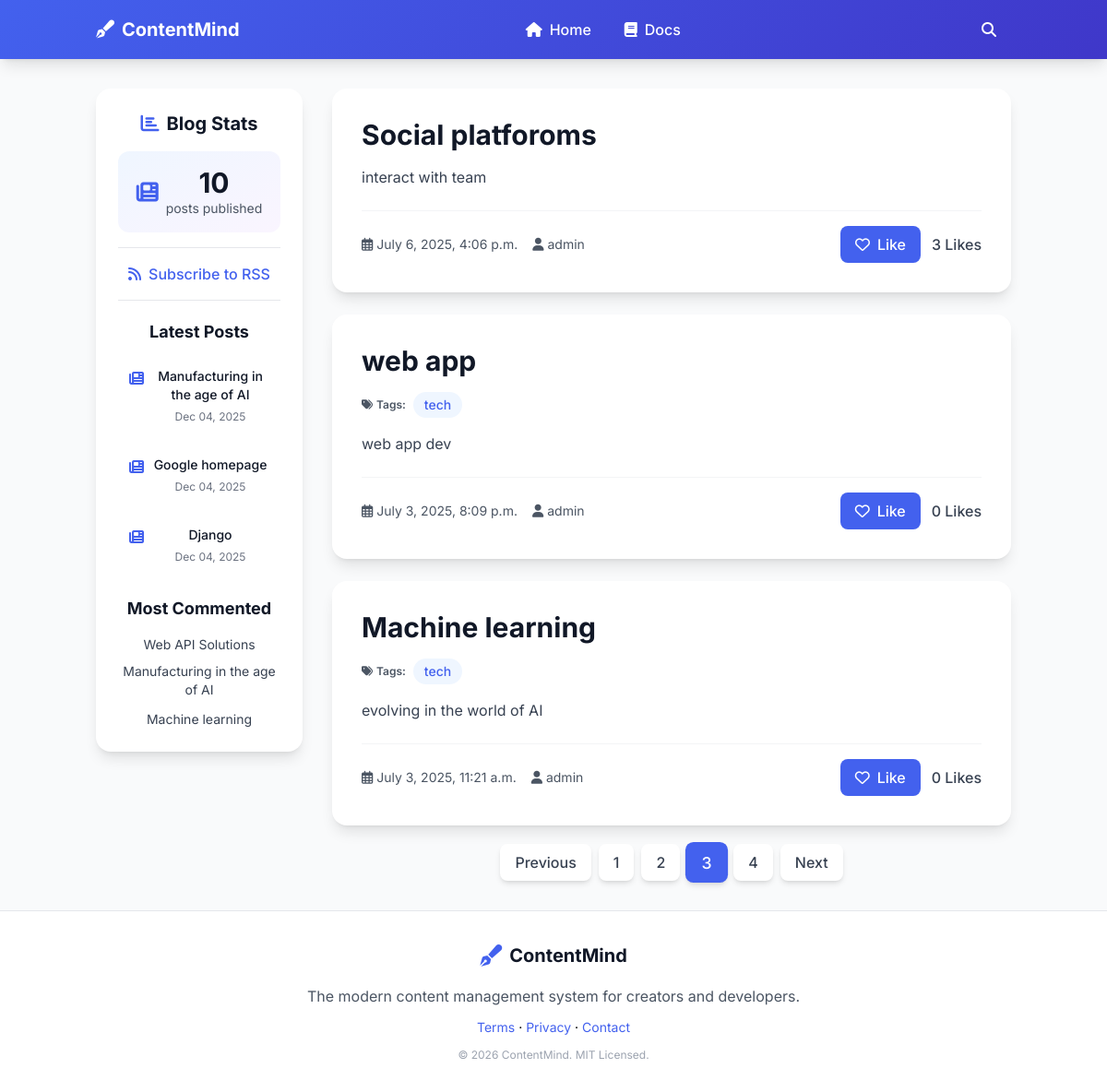
/?page=3, run on the app's committed database.
### cms_blog/models.py (models this page shows, shortened)
class Post(models.Model):
  class Status(models.TextChoices):
    DRAFT = 'DF', 'Draft'
    PUBLISHED = 'PB', 'Published'
  title = models.CharField(max_length=300)
  slug = models.SlugField(max_length=300,unique_for_date='publish',blank=True)
  author = models.ForeignKey(settings.AUTH_USER_MODEL, on_delete=models.CASCADE, related_name='blog_posts')
  body = RichTextField()
  like_count = models.PositiveIntegerField(default=0)
  publish = models.DateTimeField(default=timezone.now)
  created = models.DateTimeField(auto_now_add=True)
  updated = models.DateTimeField(auto_now=True)
  status = models.CharField(max_length=3,choices = Status,default=Status.DRAFT)
  objects = models.Manager()  # The default manager.
  published = PublishedManager()  # Custom manager for published posts.
  tags = TaggableManager()
  hit_count_generic = GenericRelation(HitCount, object_id_field='object_pk', related_query_name='hit_count')
  class Meta:
    ordering = ['publish']
    indexes = [models.Index(fields=['-publish'])]
  def get_absolute_url(self):
      return reverse("cms_blog:post_detail", args=[self.publish.year,self.publish.month,self.publish.day,self.slug])

### cms_blog/views.py (the view)
# urls.py: path('', post_list, name='post_list'),
def post_list(request,tag_slug=None):
  post_list = Post.published.all().order_by('-publish')
  liked_posts = request.session.get('liked_posts', [])
  tag = None
  if tag_slug:
    tag = get_object_or_404(Tag,slug=tag_slug)
    post_list = post_list.filter(tags__in=[tag])
  paginator = Paginator(post_list,3)
  page_number = request.GET.get('page',1)
  try:
    posts = paginator.page(page_number)
  except PageNotAnInteger:
    posts = paginator.page(1)
  except EmptyPage:
    posts = paginator.page(paginator.num_pages)
  return render(request,'list.html',{'posts':posts,'tag':tag,'liked_posts': liked_posts})

### cms_blog/models.py (called while the page is built)
  def get_queryset(self):
    return super().get_queryset().filter(status=Post.Status.PUBLISHED)

### cms_blog/templatetags/cms_blog_tags.py (called while the page is built)
@register.simple_tag
def total_posts():
  return Post.published.count()

@register.inclusion_tag('latest_posts.html')
def show_latest_posts(count=5):
  latest_posts = Post.published.order_by('-publish')[:count]
  return {'latest_posts':latest_posts}

@register.simple_tag
def get_most_commented_posts(count=3):
  return Post.published.annotate(total_comments=Count('comments')).order_by('-total_comments')[:count]

@register.filter(name='markdown')
def markdown_format(text):
  return mark_safe(markdown.markdown(text))

### cms_blog/templates/list.html (shortened to what this page needs)
{% extends 'base.html' %} {% load cms_blog_tags %}  {% block content %}
<section class="py-8">
  <div class="grid grid-cols-1 lg:grid-cols-4 gap-8">
    <div class="lg:col-span-1 order-2 lg:order-1">
      <div class="bg-white rounded-2xl shadow-lg p-6 hover-lift sticky top-20 animate-slide-up">
        <div class="text-center">
          <h3 class="text-xl font-bold text-gray-900 mb-4 flex items-center justify-center">
            <i class="fas fa-chart-bar text-primary mr-2"></i>
            Blog Stats
          </h3>
          <div class="bg-gradient-to-br from-blue-50 to-purple-50 rounded-xl p-4 mb-4 transition-all duration-300 hover:shadow-md">
            <div class="flex items-center justify-center space-x-2">
              <i class="fas fa-newspaper text-primary text-2xl"></i>
              <div>
                <div class="text-3xl font-bold text-gray-900">{% total_posts %}</div>
                <div class="text-sm text-gray-600">posts published</div>
              </div>
            </div>
          </div>
          <hr class="my-4 border-gray-200">
          <a href="{% url 'cms_blog:post_feed' %}" class="flex items-center justify-center space-x-2 text-primary hover:text-primary-dark transition-all duration-300 hover:translate-x-1">
            <i class="fas fa-rss"></i>
            <span class="font-medium">Subscribe to RSS</span>
          </a>
          <hr class="my-4 border-gray-200">
          <h4 class="text-lg font-bold text-gray-900 mt-5 mb-3">Latest Posts</h4>
          <div class="space-y-2">
            {% show_latest_posts 3 %}
          </div>
          <h4 class="text-lg font-bold text-gray-900 mt-5 mb-3">Most Commented</h4>
          {% get_most_commented_posts as most_commented_posts %}
          <ul class="space-y-2">
            {% for post in most_commented_posts %}
              <li>
                <a href="{{ post.get_absolute_url }}" class="text-sm text-gray-700 hover:text-primary transition-all duration-300 hover:translate-x-1 inline-block">
                  {{post.title}}
                </a>
              </li>
            {% endfor %}
          </ul>
        </div>
      </div>
    </div>
    <div class="lg:col-span-3 order-1 lg:order-2">
      <div class="space-y-6">
        {% for post in posts %}
        <article class="bg-white rounded-2xl shadow-lg overflow-hidden hover-lift animate-slide-up" style="animation-delay: {{ forloop.counter0|add:0|stringformat:"d" }}00ms">
          <div class="p-6 lg:p-8">
            <h2 class="text-3xl font-bold text-gray-900 mb-4 transition-colors duration-300 hover:text-primary">
              <a href="{{post.get_absolute_url}}">
                {{post.title}}
              </a>
            </h2>
            {% if post.tags.all %}
            <div class="flex flex-wrap gap-2 mb-4">
              <span class="inline-flex items-center space-x-1 text-xs font-semibold text-gray-600">
                <i class="fas fa-tags"></i>
                <span>Tags:</span>
              </span>
              {% for tag in post.tags.all %}
              <a href="{% url 'cms_blog:post_list_by_tag' tag.slug %}" class="bg-blue-50 text-primary px-3 py-1 rounded-full text-sm font-medium transition-all duration-300 hover:bg-primary hover:text-white hover:scale-105">
                {{tag.name}}
              </a>
              {% endfor %}
            </div>
            {% endif %}
            <div class="prose prose-lg max-w-none mb-6 text-gray-700">
              <p>{{post.body | markdown | truncatewords_html:30}}</p>
            </div>
            <div class="flex flex-col sm:flex-row justify-between items-start sm:items-center gap-4 pt-4 border-t border-gray-100">
              <div class="flex items-center space-x-4 text-sm text-gray-600">
                <span class="flex items-center space-x-1 transition-colors duration-300 hover:text-primary">
                  <i class="far fa-calendar-alt"></i>
                  <span>{{post.publish}}</span>
                </span>
                <span class="flex items-center space-x-1 transition-colors duration-300 hover:text-primary">
                  <i class="fas fa-user"></i>
                  <span>{{post.author}}</span>
                </span>
              </div>
              <form method="POST" action="{% url 'cms_blog:like_post' post.id %}" class="flex items-center space-x-3">
                {% if request.session.liked_posts and post.id in request.session.liked_posts %}
                  <button type="submit" class="flex items-center space-x-2 bg-red-500 text-white px-4 py-2 rounded-lg font-medium transition-all duration-300 hover:bg-red-600 hover:scale-105 hover:shadow-lg">
                    <i class="fas fa-heart"></i>
                    <span>Unlike</span>
                  </button>
                {% else %}
                  <button type="submit" class="flex items-center space-x-2 bg-primary text-white px-4 py-2 rounded-lg font-medium transition-all duration-300 hover:bg-primary-dark hover:scale-105 hover:shadow-lg">
                    <i class="far fa-heart"></i>
                    <span>Like</span>
                  </button>
                {% endif %}
                <span class="text-gray-700 font-medium">{{ post.like_count }} Likes</span>
              </form>
            </div>
          </div>
        </article>
        {% empty %}
        <div class="bg-yellow-50 border-l-4 border-yellow-400 text-yellow-800 px-6 py-4 rounded-lg animate-scale-in">
          No posts available yet.
        </div>
        {% endfor %}
      </div>
      {% include 'pagination.html' with page=posts %}
    </div>
  </div>
</section>
{% endblock content %}

### cms_blog/templates/latest_posts.html
{% for post in latest_posts %}
<a
  href="{{ post.get_absolute_url }}"
  class="block p-3 rounded-lg transition-all duration-300 hover:bg-blue-50 hover:translate-x-1 group"
>
  <div class="flex items-start space-x-2">
    <i
      class="fas fa-newspaper text-primary mt-1 group-hover:scale-110 transition-transform duration-300"
    ></i>
    <div class="flex-1">
      <h5
        class="text-sm font-medium text-gray-900 group-hover:text-primary transition-colors duration-300"
      >
        {{post.title}}
      </h5>
      <span class="text-xs text-gray-500"
        >{{ post.publish|date:"M d, Y" }}</span
      >
    </div>
  </div>
</a>
{% endfor %}

### cms_blog/templates/base.html (style rules this page uses)
body { font-family: "Inter", sans-serif; }
.hover-lift { transition: all 0.3s cubic-bezier(0.4, 0, 0.2, 1); }

### data on the page
Post: title "Manufacturing in the age of AI", publish "Dec 04, 2025"
Post: title "Google homepage", publish "Dec 04, 2025"
Post: title "Django", publish "Dec 04, 2025"
Post: title "Web API Solutions"
Post: title "Machine learning", body "evolving in the world of AI", publish "July 3, 2025, 11:21 a.m.", author "admin", like_count "0"
Post: title "Social platforoms", body "interact with team", publish "July 6, 2025, 4:06 p.m.", author "admin", like_count "3"
Post: title "web app", body "web app dev", publish "July 3, 2025, 8:09 p.m.", author "admin", like_count "0"
Tag: name "tech"

### other printed values
{{ num }} "1" "2" "4"
{{ num }} "3"
